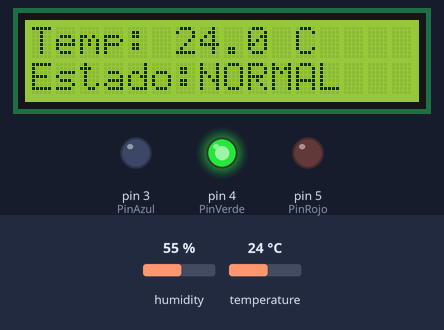
Recording of a sketch running on a simulated Arduino Uno, built with avr-gcc and run on an emulated ATmega328P. On the bench: 16×2 character LCD, output pins drawn as LEDs (lit = HIGH). Inputs (shaded band) come from the test bench; at power-on: temperature 24 °C, humidity 55 %. What the sketch prints to the serial monitor is not drawn.

Above: at 2.6 s.
2.7 s: temperature set to 20.8 °C
At 6.3 s:
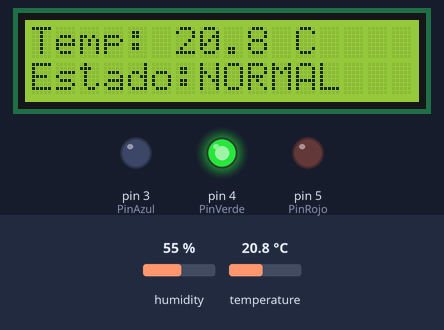
8.0 s: temperature set to 19.4 °C
At 10.5 s:
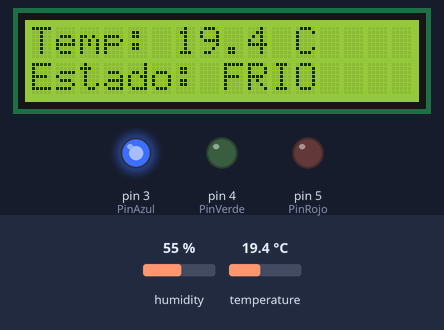
13.3 s: temperature set to 33 °C
At 14.8 s:
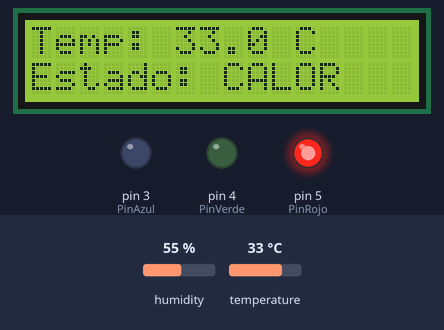
Timing chart, 0 to 16.3 s (numbered marks = the images above; inputs shaded):
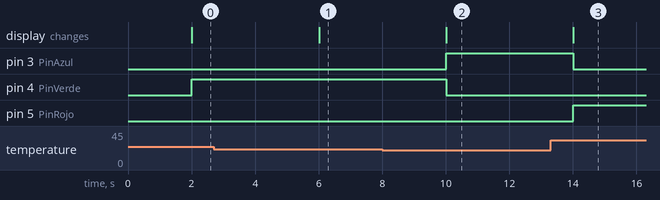

The sketch:

sensorTemperatura.ino
```cpp
/*********************
 * SISTEMA INTELIGENTE DE MONITOREO - PARTE 2 || APE6
 * Sensor: DHT11 (Simulado con DHT22 por limitaciones de Wokwi)
 *********************/

#include <DHT.h>
#include <LiquidCrystal.h>

#define DHTPIN 2
// ---------------------------------------------------------
// NOTA TECNICA:
// Wokwi y Tinkercad no incluyen el modelo visual DHT11 en
// su libreria. Para validar la lógica del sistema, se utiliza
// el componente visual DHT22

// IMPLEMENTACIÓN FÍSICA:
// Al pasar al prototipo real en fisico,
// cambiar esta linea a: #define DHTTYPE DHT11
#define DHTTYPE DHT22
// ---------------------------------------------------------

DHT dht(DHTPIN, DHTTYPE);

LiquidCrystal lcd(6, 7, 8, 9, 10, 11);

const int PinAzul = 3;
const int PinVerde = 4;
const int PinRojo = 5;

unsigned long tiempoAnterior = 0;
const unsigned long intervalo = 2000;

void setup() {
  Serial.begin(9600);
  lcd.begin(16, 2);
  dht.begin();

  pinMode(PinAzul, OUTPUT);
  pinMode(PinVerde, OUTPUT);
  pinMode(PinRojo, OUTPUT);
}

void loop() {

  if (millis() - tiempoAnterior >= intervalo) {
    tiempoAnterior = millis();
    // Leer temperatura
    float Temperatura = dht.readTemperature();

    // Verificar lectura
    if (isnan(Temperatura)) {
      lcd.setCursor(0, 0);
      lcd.print("Error sensor  ");

      lcd.setCursor(0, 1);
      lcd.print("Revise cables ");

      Serial.println("Error leyendo DHT22");
      return;
    }
    // Mostrar temperatura en LCD
    lcd.setCursor(0, 0);
    lcd.print("Temp: ");
    lcd.print(Temperatura, 1);
    lcd.print(" C   ");

    // Apagar LEDs
    digitalWrite(PinAzul, LOW);
    digitalWrite(PinVerde, LOW);
    digitalWrite(PinRojo, LOW);

    // Evaluar temperatura
    lcd.setCursor(0, 1);

    if (Temperatura < 20.0) {

      lcd.print("Estado: FRIO ");
      digitalWrite(PinAzul, HIGH);

    } else if (Temperatura > 30.0) {
      lcd.print("Estado: CALOR");
      digitalWrite(PinRojo, HIGH);
    } else {
      lcd.print("Estado:NORMAL");
      digitalWrite(PinVerde, HIGH);
    }
  // mostrar temperatura en consola
    Serial.print("Temperatura: ");
    Serial.print(Temperatura);
    Serial.println(" C");
  }
}
```

Measured:
- the behaviour switches between 20 and 19.9 °C on temperature (found by bisection; images 1 and 2)
- after the input at 2.7 s, the display: changes after 3.3 s (image 1)
- after the input at 8.0 s, pin 3 (PinAzul): LOW → HIGH after 2.0 s; pin 4 (PinVerde): HIGH → LOW after 2.0 s; the display: changes after 2.0 s (image 2)
- after the input at 13.3 s, pin 3 (PinAzul): HIGH → LOW after 0.71 s; pin 5 (PinRojo): LOW → HIGH after 0.71 s; the display: changes after 0.71 s (image 3)
